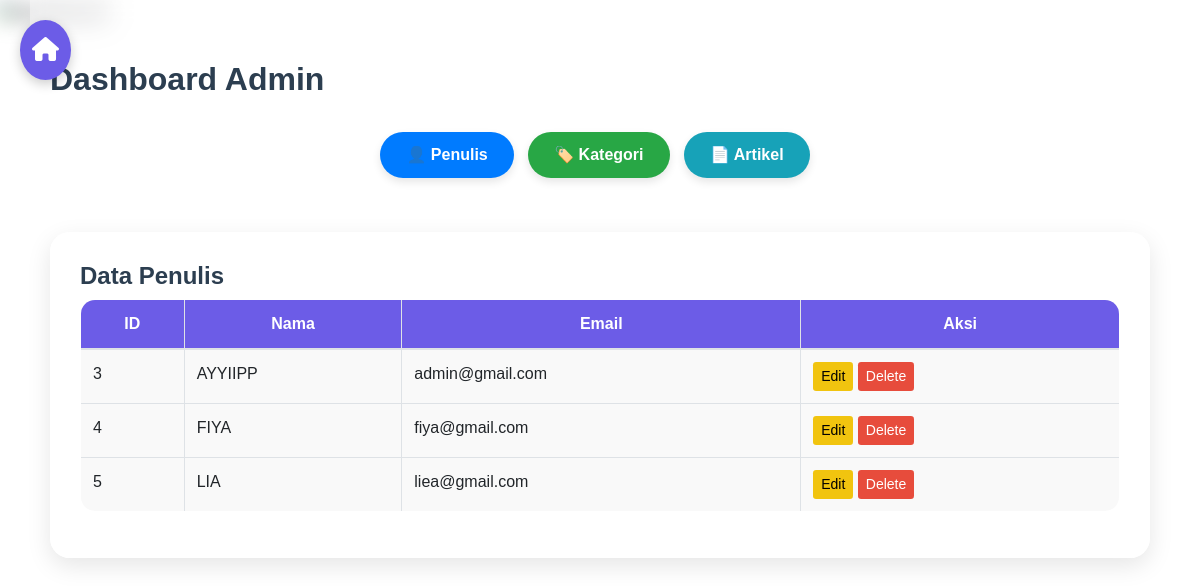
Page /UASWEB/admin_dashboard.php on the committed database.
### tables this page shows
CREATE TABLE `author` (
  `id` int NOT NULL,
  `nickname` varchar(100) DEFAULT NULL,
  `email` varchar(150) DEFAULT NULL,
  `password` varchar(255) DEFAULT NULL,
  `role` enum('user','admin') DEFAULT 'user'
);

### UASWEB/admin_dashboard.php (the view, shortened to what this page needs)
<?php include 'koneksi.php'; ?>
<!DOCTYPE html>
<html lang="id">
<head>
  <link rel="stylesheet" href="https://cdn.jsdelivr.net/npm/bootstrap@4.6.2/dist/css/bootstrap.min.css">
  <link rel="stylesheet" href="https://cdnjs.cloudflare.com/ajax/libs/font-awesome/6.5.0/css/all.min.css">
</head>
<body>
<a href="index.php" class="home-button" title="Kembali ke Beranda">
  <i class="fas fa-home"></i>
</a>
<div class="background-wrapper">
  <img src="img/bgkategori.jpg" alt="Background">
</div>
<div class="overlay container">
  <h2 class="mb-4">Dashboard Admin</h2>
  <div class="text-center mb-4">
    <button class="btn btn-nav btn-penulis" onclick="showSection('penulis')">👤 Penulis</button>
    <button class="btn btn-nav btn-kategori" onclick="showSection('kategori')">🏷️ Kategori</button>
    <button class="btn btn-nav btn-artikel" onclick="showSection('artikel')">📄 Artikel</button>
  </div>
  <div id="penulis" class="card-dashboard active">
    <h4>Data Penulis</h4>
    <table class="table table-bordered">
      <thead><tr><th>ID</th><th>Nama</th><th>Email</th><th>Aksi</th></tr></thead>
      <tbody>
        <?php
        $result = $koneksi->query("SELECT id, nickname, email FROM author");
        while ($row = $result->fetch_assoc()): ?>
          <tr>
            <td><?= $row['id'] ?></td>
            <td><?= htmlspecialchars($row['nickname']) ?></td>
            <td><?= htmlspecialchars($row['email']) ?></td>
            <td>
              <a href="edit_author.php?id=<?= $row['id'] ?>" class="btn btn-sm btn-warning">Edit</a>
              <a href="delete_author.php?id=<?= $row['id'] ?>" class="btn btn-sm btn-danger" onclick="return confirm('Yakin ingin menghapus penulis ini?')">Delete</a>
            </td>
          </tr>
        <?php endwhile; ?>
      </tbody>
    </table>
  </div>
</body>
</html>

### UASWEB/admin_dashboard.php (style rules this page uses)
body { font-family: 'Fredoka', sans-serif; }
body, html { margin: 0; padding: 0; height: 100%; font-family: 'Poppins', sans-serif; overflow-x: hidden; }
.background-wrapper { position: fixed; top: 0; left: 0; width: 100%; height: 100%; z-index: -1; }
.background-wrapper img { width: 100%; height: 100%; object-fit: cover; filter: blur(10px); transform: scale(1.1); }
.overlay { background: rgba(255,255,255,0.4); backdrop-filter: blur(8px); min-height: 100vh; padding: 60px 20px; }
.btn-nav { margin: 10px 10px 30px 0; border-radius: 30px; font-weight: bold; padding: 10px 25px; font-size: 16px; box-shadow: 0 4px 8px rgba(0,0,0,0.1); }
.btn-penulis { background-color: #007bff; color: white; }
.btn-kategori { background-color: #28a745; color: white; }
.btn-artikel { background-color: #17a2b8; color: white; }
.card-dashboard { background: rgba(255, 255, 255, 0.95); border-radius: 20px; box-shadow: 0 8px 24px rgba(0, 0, 0, 0.1); padding: 30px; display: none; }
.card-dashboard.active { display: block; }
table { border-radius: 15px; overflow: hidden; }
th { background-color: #6c5ce7; color: white; text-align: center; }
td { background-color: #f9f9f9; }
.btn-warning { background-color: #f1c40f; color: black; border: none; }
.btn-danger { background-color: #e74c3c; border: none; }
.home-button { position: fixed; top: 20px; left: 20px; font-size: 24px; color: #fff; background-color: #6c5ce7; padding: 12px; border-radius: 50%; text-align: center; text-decoration: none; box-shadow: 0 4px 12px rgba(0, 0, 0, 0.2); z-index: 1000; transition: background-color 0.3s, transform 0.2s; }
h2, h4 { font-weight: bold; color: #2c3e50; }

### rows in the picture
author: id "3", nickname "AYYIIPP", email "admin@gmail.com"
author: id "4", nickname "FIYA", email "fiya@gmail.com"
author: id "5", nickname "LIA", email "liea@gmail.com"
